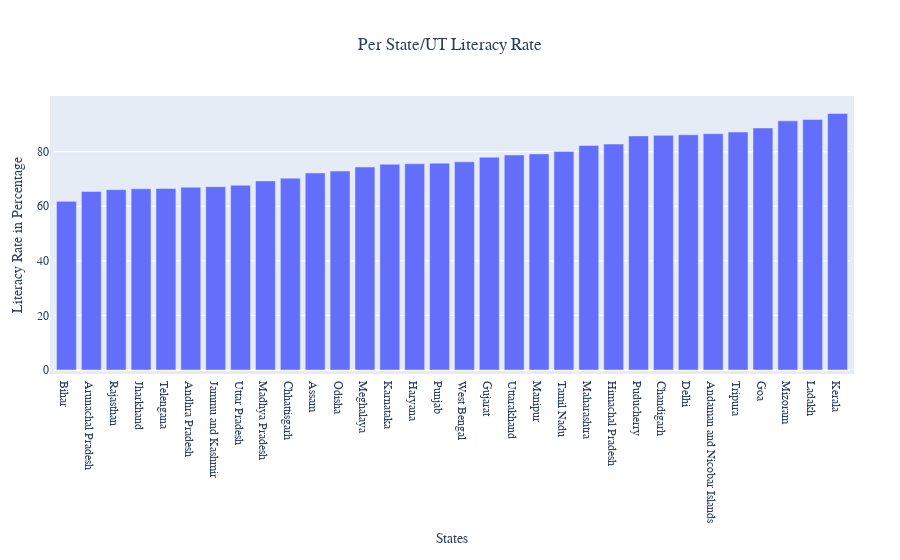

The notebook cell saved with this chart:
### Markdown cell above
# State/UT Plot of Literacy Rate

### Code cell
import pylab as pl
import seaborn as sns
import plotly.express as px
import plotly.graph_objects as go

df_per_state = df.copy(deep=False)
df_per_state = df_per_state.drop_duplicates(subset=['Name of State / UT'])
df_per_state = df_per_state.sort_values(by ='LiteracyRate', ascending =True).reset_index(drop=True)


trace = go.Bar(x = df_per_state['Name of State / UT'], y = df_per_state['LiteracyRate'].values)
fig = go.Figure(data = [trace])
fig.update_xaxes(showgrid=False, zeroline=False)


fig.update_layout(
    autosize=True,
    title='Per State/UT Literacy Rate',
    title_x=0.5,
    xaxis_title="States",
    yaxis_title="Literacy Rate in Percentage",
    font=dict(
        family="Courier New, monospace",
        size=12
    ),
    margin=dict(
        l=50,
        r=50,
        b=100,
        t=100,
        pad=4
    ),
)
fig.show()

### Figure 1 — Plotly figure (JSON) as saved in the notebook; plotly's stock layout.template omitted (floating-point values rounded to 4 significant figures)
{"data": [{"type": "bar", "x": ["Bihar", "Arunachal Pradesh", "Rajasthan", "Jharkhand", "Telengana", "Andhra Pradesh", "Jammu and Kashmir", "Uttar Pradesh", "Madhya Pradesh", "Chhattisgarh", "Assam", "Odisha", "Meghalaya", "Karnataka", "Haryana", "Punjab", "West Bengal", "Gujarat", "Uttarakhand", "Manipur", "Tamil Nadu", "Maharashtra", "Himachal Pradesh", "Puducherry", "Chandigarh", "Delhi", "Andaman and Nicobar Islands", "Tripura", "Goa", "Mizoram", "Ladakh", "Kerala"], "y": [61.8, 65.4, 66.1, 66.4, 66.5, 67, 67.2, 67.7, 69.3, 70.3, 72.2, 72.9, 74.4, 75.4, 75.6, 75.8, 76.3, 78, 78.8, 79.2, 80.1, 82.3, 82.8, 85.8, 86, 86.2, 86.6, 87.2, 88.7, 91.3, 91.8, 94]}], "layout": {"autosize": true, "font": {"family": "Courier New, monospace", "size": 12}, "margin": {"b": 100, "l": 50, "pad": 4, "r": 50, "t": 100}, "title": {"text": "Per State/UT Literacy Rate", "x": 0.5}, "xaxis": {"showgrid": false, "title": {"text": "States"}, "zeroline": false}, "yaxis": {"title": {"text": "Literacy Rate in Percentage"}}}}
